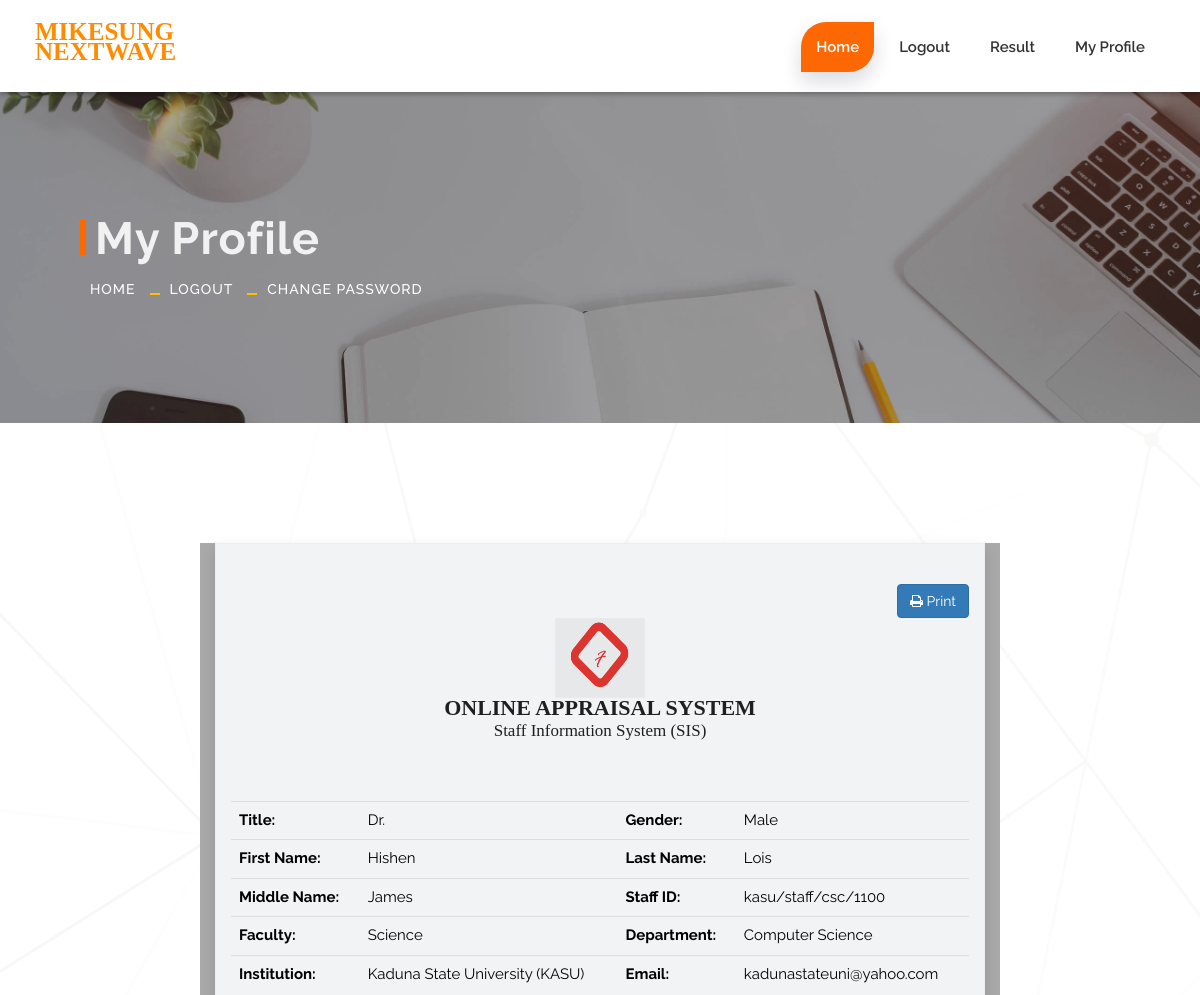
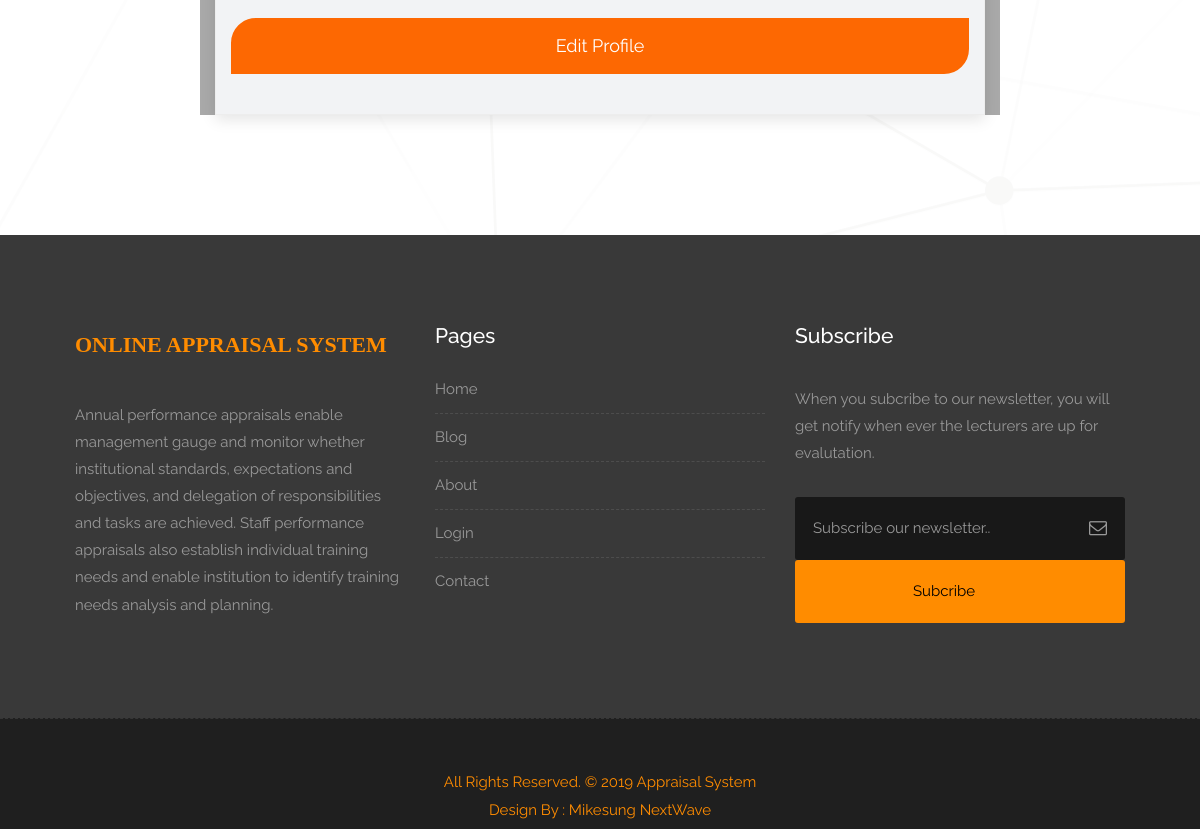
/lecturers_profile.php (signed in), run on the app's committed database (2 pictures, top to bottom).
### tables this page shows
CREATE TABLE `lecturers_data` (
  `id` int(11) NOT NULL,
  `title` varchar(50) DEFAULT NULL,
  `school_id` int(11) DEFAULT NULL,
  `faculty_id` int(11) DEFAULT NULL,
  `department_id` int(11) DEFAULT NULL,
  `firstName` varchar(50) DEFAULT NULL,
  `lastName` varchar(50) DEFAULT NULL,
  `middleName` varchar(50) DEFAULT NULL,
  `gender` varchar(50) DEFAULT NULL,
  `staff_id` varchar(100) DEFAULT NULL,
  `mobile` varchar(50) DEFAULT NULL,
  `password` varchar(50) DEFAULT NULL,
  `email` varchar(50) DEFAULT NULL
);

CREATE TABLE `faculties` (
  `id` int(11) NOT NULL,
  `faculties` varchar(100) NOT NULL
);

CREATE TABLE `departments` (
  `id` int(11) NOT NULL,
  `departments` varchar(100) NOT NULL
);

CREATE TABLE `schools` (
  `id` int(11) NOT NULL,
  `schoolNames` varchar(100) NOT NULL,
  `email` varchar(100) NOT NULL,
  `mobile` varchar(100) NOT NULL
);

### lecturers_profile.php (the view, shortened to what this page needs)
<?php include ('lecturers_header.php'); ?>
<?php
    include('db_connect.php');
    $id = $_SESSION['id'];
    $sql = "SELECT * FROM lecturers_data
    		INNER JOIN schools
    		ON lecturers_data.school_id = schools.id
    		INNER JOIN faculties
    		ON lecturers_data.faculty_id = faculties.id
    		INNER JOIN departments
    		ON lecturers_data.department_id = departments.id
    		WHERE lecturers_data.id='".$id."'";
		    $query = mysqli_query($conn, $sql);
		    $row = mysqli_fetch_assoc($query);
?>
<div class="banner-area banner-bg-1">
		<div class="container">
			<div class="row">
				<div class="col-md-12">
					<div class="banner">
						<h2>My Profile</h2>
						<ul class="page-title-link">
							<li><a href="student_page.php">Home</a></li>
							<li><a href="student_logout.php">Logout</a></li>
							<li><a href="lecturers_change_pass.php">Change Password</a></li>
						</ul>
					</div>
				</div>
			</div>
		</div>
	</div>
    <div id="contact" class="section wb">
         <div class="col-md-8 col-md-offset-2"  style="background-color: darkgrey">
              <div class="contact_form">
	<form class="form">
		<div class="row">
			<div class="text-right">
			 	<td><a href="#" class='btn btn-primary' onclick="javascript:window.print()" /><i class='fa fa-print'></i> Print</a></td>
			 	</div>
			 <div class="section-title text-center">
			 	<img src="images/ap_logo.PNG"  style="width: 90px; height: 80px">
        		<h3 style="font-size: 17px; font-family: Tahoma"><b style="font-size: 22px;">ONLINE APPRAISAL SYSTEM</b><br>Staff Information System (SIS)</h3>
    		</div>
				<fieldset">
					<table class="table">
						<tr>
							<th>Title:</th>
							<td><?php echo $row['title']; ?></td>
							<th>Gender:</th>
							<td><?php echo $row['gender']; ?></td>
						</tr>
						<tr>
							<th>First Name:</th>
							<td><?php echo $row['firstName']; ?></td>
							<th>Last Name:</th>
							<td><?php echo $row['lastName']; ?></td>
						</tr>
						<tr>
							<th>Middle Name:</th>
							<td><?php echo $row['middleName']; ?></td>
							<th>Staff ID:</th>
							<td><?php echo $row['staff_id']; ?></td>
						</tr>
						<tr>
							<th>Faculty:</th>
							<td><?php echo $row['faculties']; ?></td>
							<th>Department:</th>
							<td><?php echo $row['departments']; ?></td>
						</tr>
						<tr>
							<th>Institution:</th>
							<td><?php echo $row['schoolNames']; ?></td>
							<th>Email:</th>
							<td><?php echo $row['email']; ?></td>
						</tr>
					</table>
					<div>
						<a href="edit_lecturers.php?id=<?php echo $row['id']; ?>" name="edit" class="btn btn-light btn-radius btn-brd grd1 btn-block">Edit Profile</a>
					</div>
			</div>
		</div>
</div>
</div>
    <?php include 'footer.php' ?>
</body>
</html>

### style.css (style rules this page uses)
body { color: #999; font-size: 15px; font-family: 'Raleway', sans-serif; line-height: 1.80857; }
a { color: #1f1f1f; text-decoration: none !important; outline: none !important; -webkit-transition: all .3s ease-in-out; -moz-transition: all .3s ease-in-out; -ms-transition: all .3s ease-in-out; -o-transition: all .3s ease-in-out; transition: all .3s ease-in-out; }
h1, h2, h3, h4, h5, h6 { letter-spacing: 0; font-weight: normal; position: relative; padding: 0 0 10px 0; font-weight: normal; line-height: 120% !important; color: #1f1f1f; margin: 0 }
h2 { font-size: 22px }
h3 { font-size: 18px }
a { color: #1f1f1f; text-decoration: none; outline: none; }
a, .btn { text-decoration: none !important; outline: none !important; -webkit-transition: all .3s ease-in-out; -moz-transition: all .3s ease-in-out; -ms-transition: all .3s ease-in-out; -o-transition: all .3s ease-in-out; transition: all .3s ease-in-out; }
ul, li, ol { margin: 0px; padding: 0px; list-style: none; }
.section { display: block; position: relative; overflow: hidden; padding: 120px 0; }
.section.wb { background-color: #ffffff; }
.section-title { display: block; position: relative; margin-bottom: 60px; }
.section-title h3 { font-size: 42px; font-weight: 500; line-height: 62px; margin: 0 0 25px; padding: 0; text-transform: none; }
.contact_form { border: 1px solid #ededed; box-shadow: 0 5px 14px rgba(0, 0, 0, 0.1); background-color: #f2f3f5; padding: 40px 30px; }
#contact { background: url(images/bg.png) no-repeat center center #fff; }
.nav-pills, .effect-1:after, .nav-pills > li > a, .global-radius, .btn-brd { -webkit-border-radius: 25px 0px 25px 0px; -moz-border-radius: 25px 0px 25px 0px; border-radius: 25px 0px 25px 0px; }
.btn-light { padding: 13px 40px; font-size: 18px; border: 2px solid #fd6802; color: #ffffff; background-color: #fd6802; }
.banner-bg-1 { background: url(uploads/inner-bg.jpg); padding: 120px 0; background-clip: initial; background-color: rgba(0, 0, 0, 0); background-origin: initial; background-position: center center; background-repeat: no-repeat; background-size: cover; position: relative; z-index: 0; }
.banner-bg-1::before { content: ""; display: inline-block; height: 100%; left: 0; position: absolute; top: 0; width: 100%; z-index: -1; background: rgba(34, 34, 34, 0.4); }
.banner { position: relative; }
.banner h2 { color: #f1f1f1; font-size: 45px; font-weight: 700; letter-spacing: 1px; margin-left: 20px; position: relative; }
.banner h2::after { background: #fd6802; content: ""; height: 35px; left: -15px; position: absolute; top: 8px; width: 6px; }
.page-title-link li { display: inline-block; position: relative; }
.page-title-link li a { color: #fff; font-size: 14px; letter-spacing: 1px; margin: 0 15px; text-transform: uppercase; font-weight: 500; }
.page-title-link li::after { background: #fcbf02; bottom: 8px; content: ""; height: 2px; margin-left: -1px; position: absolute; width: 10px; }
.page-title-link li:last-child::after { content: ""; width: 0; height: 0; }
:root { --pricingTable-yellow: #fd6802; --pricingTable-purple: #fd6802; --pricingTable-blue: #fd6802; }

### css/responsive.css (style rules this page uses)
@media (max-width: 1200px) { .container { width: 90%; } }

### lecturers_profile.php (style rules this page uses)
table,th,td { color: black; }

### data on the page
lecturers_data: title "Dr.", gender "Male", firstName "Hishen", lastName "Lois", middleName "James", staff "kasu/staff/csc/1100", faculty.faculties "Science", department.departments "Computer Science", school.schoolNames "Kaduna State University (KASU)", school.email "kadunastateuni@yahoo.com"
